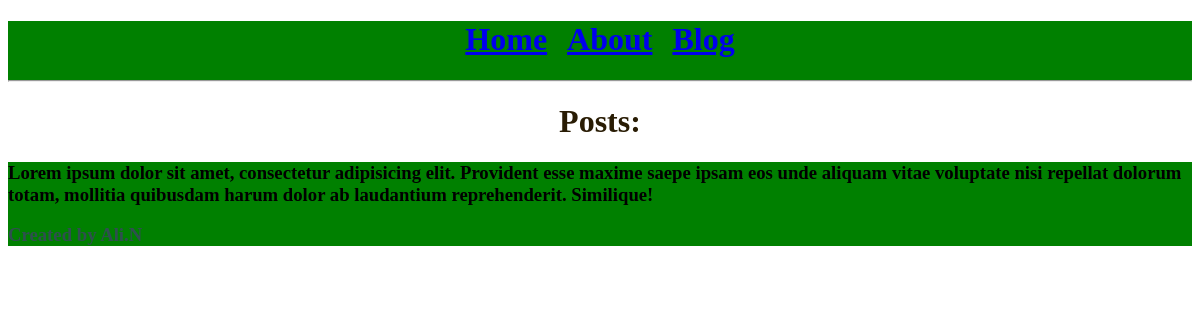
The page /blog/ on the database as committed earlier.
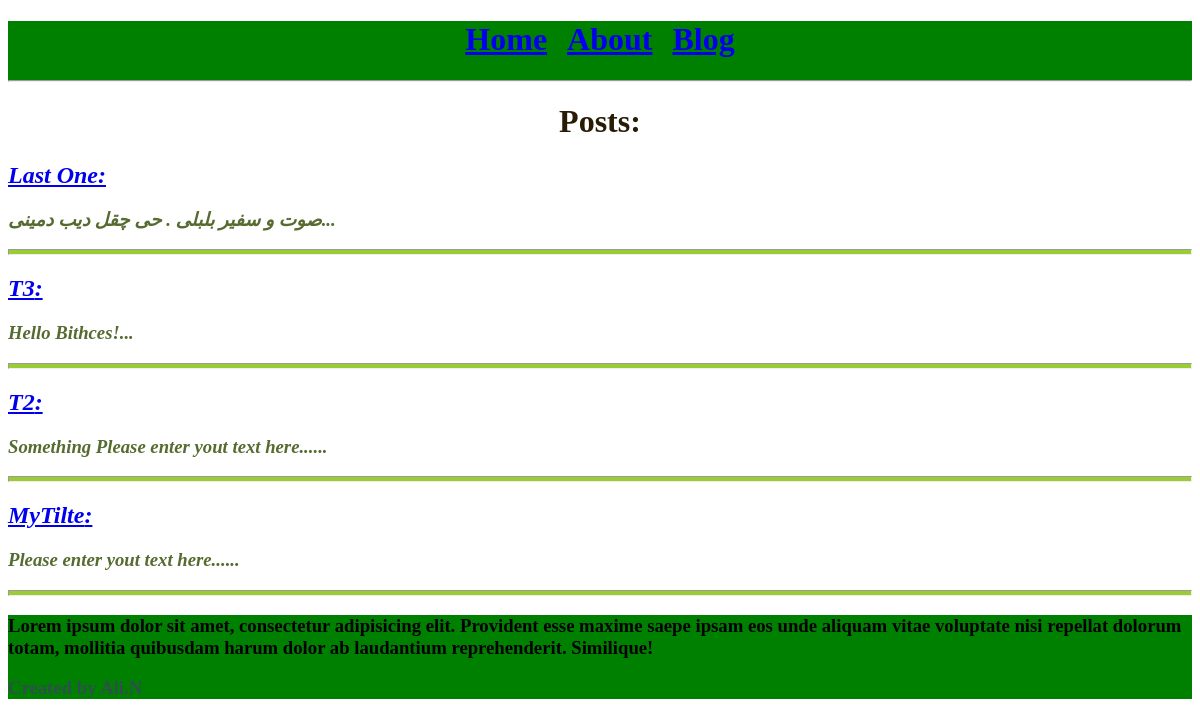
The same page on the database as committed later.
### posts_app/models.py (models this page shows, shortened)
class BaseModel(models.Model):
    objects = BaseManager()
    created_at = models.DateTimeField(auto_now=True,)
    updated_at = models.DateTimeField(auto_now_add=True)
    is_deleted = models.BooleanField(default=False)
    class Meta:
        abstract = True

class Post(BaseModel):
    title = models.CharField(max_length=50, blank=False, null=False)
    text = models.TextField(default='Please enter yout text here...')
    categoties = models.ForeignKey(to=Category, on_delete=models.CASCADE)
    writer = models.ForeignKey(to=User, on_delete=models.CASCADE)
    slug = models.SlugField(max_length=50, unique=True)

### posts_app/views.py (the view)
# urls.py: path('blog/', view=BlogPostsView.as_view(), name='blog'),
class BlogPostsView(ListView):
    template_name = 'Blog.html'
    queryset = Post.objects.all()
    context_object_name = 'object_list'

### posts_app/templates/Blog.html
{% extends 'Base.html' %}
{% block content %}
<h1 style="text-align: center; color: rgb(41, 28, 4);">Posts:</h1>
{% for post in object_list reversed %}
<i>
<h2 style="color: darkolivegreen;"><a href="{% url 'blog_post' post.slug %}">{{ post.title }}:</a></h2>
<h3 style="color: darkolivegreen;">{{ post.text|slice:"0:60" }}...</h3>
<hr style="color: darkgreen; height: 4px; background-color: yellowgreen;">
</i>
{% endfor %}
{% endblock content %}

Rows that differ between the two databases and show on the page:
added Post: title "Last One", text "صوت و سفیر بلبلی . حی چقل دیب دمینی"
added Post: title "T3", text "Hello Bithces!"
added Post: title "T2", text "Something Please enter yout text here..."
added Post: title "MyTilte", text "Please enter yout text here..."
